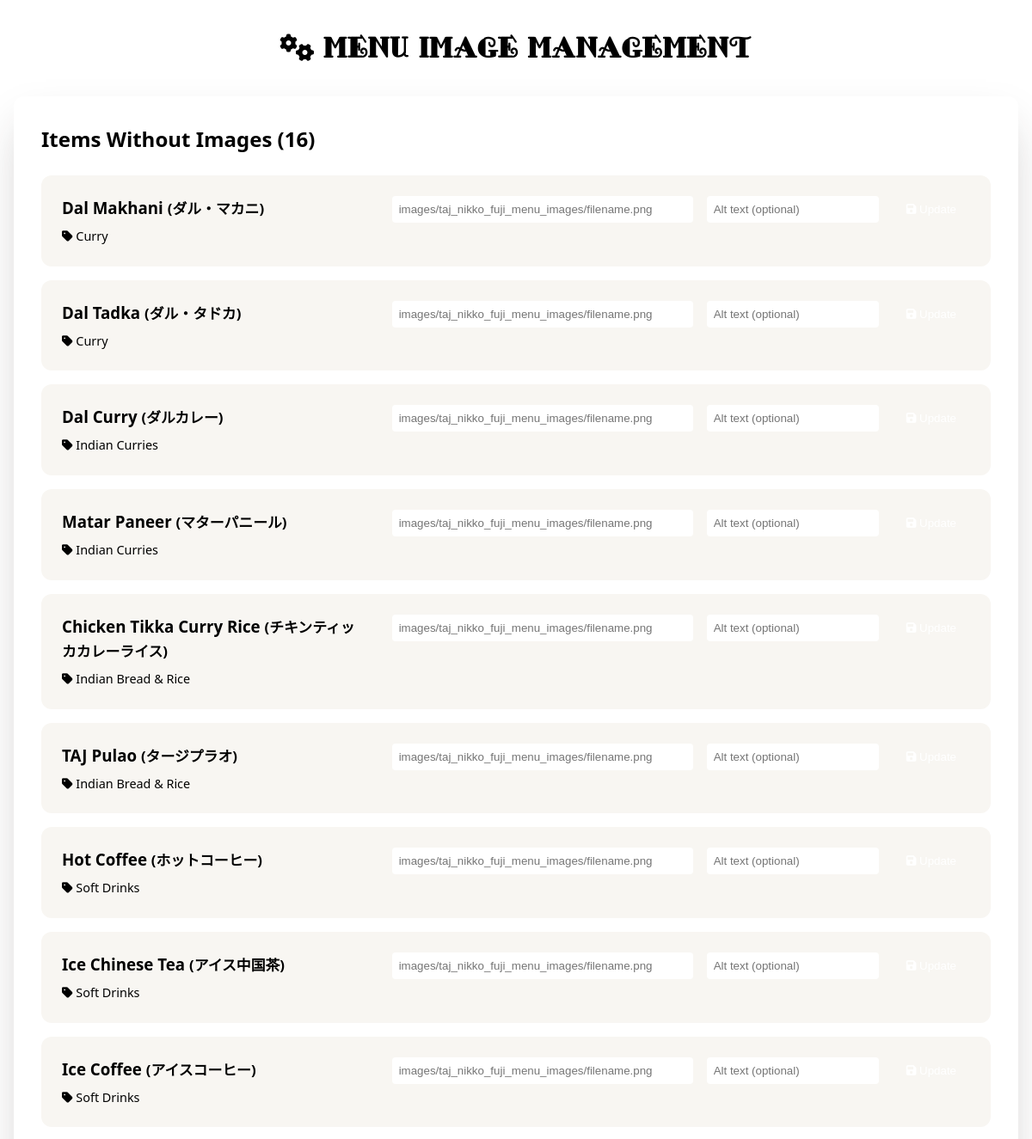
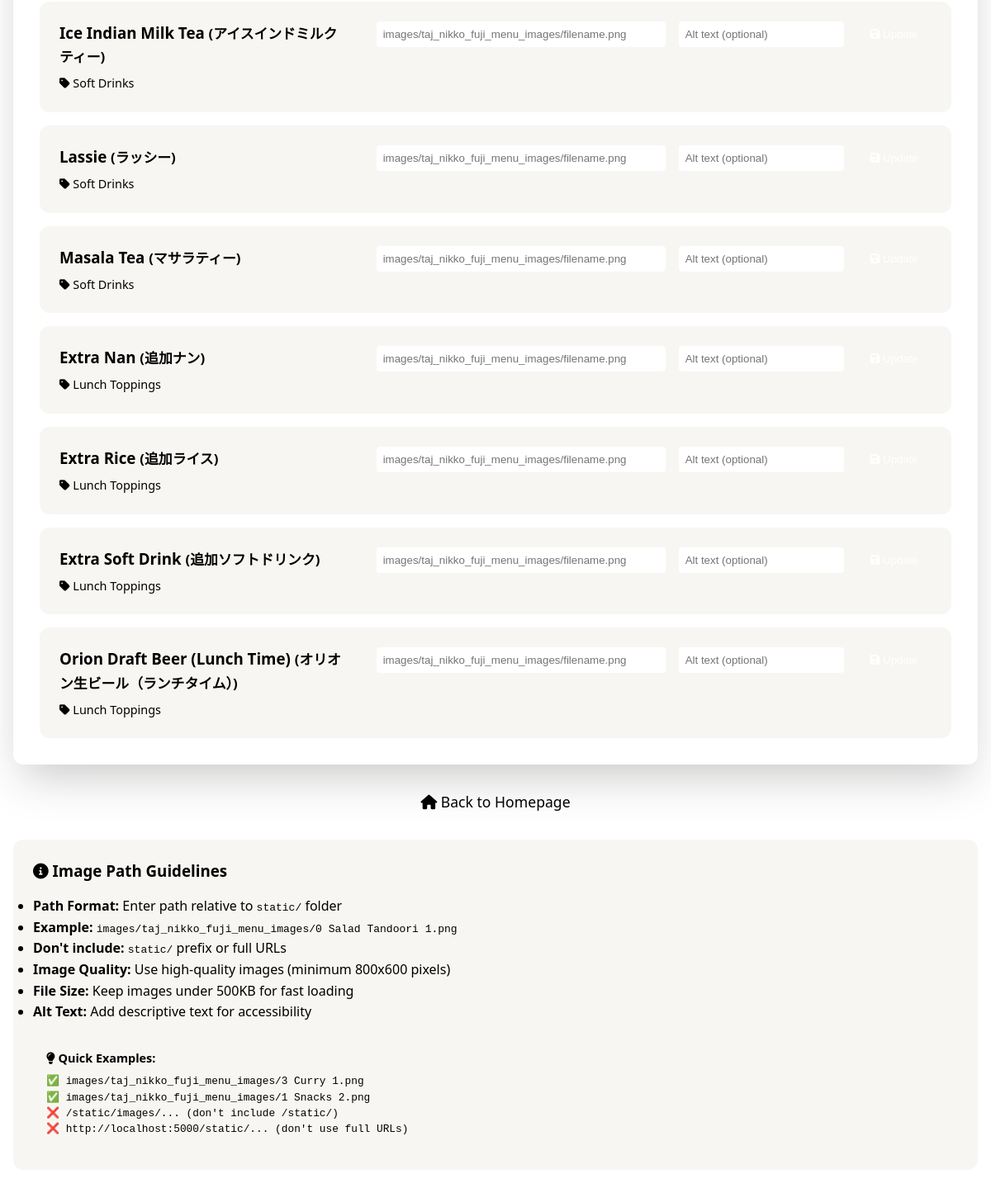
/admin/menu, run on the app's committed database (2 pictures, top to bottom).
### tables this page shows
CREATE TABLE menu_items (
                    id INTEGER PRIMARY KEY AUTOINCREMENT,
                    category_id INTEGER NOT NULL,
                    name_en TEXT NOT NULL,
                    name_jp TEXT NOT NULL,
                    description_en TEXT,
                    description_jp TEXT,
                    price INTEGER NOT NULL,
                    price_2p INTEGER,
                    price_4p INTEGER,
                    image_url TEXT,
                    image_alt TEXT,
                    is_available BOOLEAN DEFAULT 1,
                    is_spicy BOOLEAN DEFAULT 0,
                    spice_levels TEXT, -- JSON array of available spice levels
                    allergens TEXT, -- JSON array of allergens
                    dietary_tags TEXT, -- JSON array (vegetarian, vegan, halal, etc.)
                    sort_order INTEGER DEFAULT 0,
                    created_at TIMESTAMP DEFAULT CURRENT_TIMESTAMP,
                    updated_at TIMESTAMP DEFAULT CURRENT_TIMESTAMP,
                    FOREIGN KEY (category_id) REFERENCES categories(id)
                );

CREATE TABLE categories (
                    id INTEGER PRIMARY KEY AUTOINCREMENT,
                    name_en TEXT NOT NULL,
                    name_jp TEXT NOT NULL,
                    icon TEXT,
                    sort_order INTEGER DEFAULT 0,
                    created_at TIMESTAMP DEFAULT CURRENT_TIMESTAMP
                );

### app.py (the view)
@app.route('/admin/menu')
def admin_menu():
    items_without_images = db.get_items_without_images()
    return render_template('admin_menu.html', items=items_without_images)

### database.py (called while the page is built)
    def get_items_without_images(self) -> List[Dict]:
        with sqlite3.connect(self.db_path) as conn:
            conn.row_factory = sqlite3.Row
            cursor = conn.cursor()
            cursor.execute('''
                SELECT mi.id, mi.name_en, mi.name_jp, c.name_en as category_name
                FROM menu_items mi
                JOIN categories c ON mi.category_id = c.id
                WHERE mi.image_url IS NULL OR mi.image_url = ''
                ORDER BY c.sort_order, mi.name_en
            ''')
            return [dict(row) for row in cursor.fetchall()]

### templates/admin_menu.html (shortened to what this page needs)
<!DOCTYPE html>
<html lang="en">
<head>
    <link rel="stylesheet" href="{{ url_for('static', filename='css/style.css') }}">
    <link rel="stylesheet" href="https://cdnjs.cloudflare.com/ajax/libs/font-awesome/6.0.0/css/all.min.css">
</head>
<body>
    <div class="container" style="max-width: 1200px; margin: 2rem auto; padding: 0 1rem;">
        <h1 style="text-align: center; margin-bottom: 2rem; color: var(--accent);">
            <i class="fas fa-cogs"></i> Menu Image Management
        </h1>
        <div style="background: var(--card); padding: 2rem; border-radius: var(--radius); box-shadow: var(--shadow);">
            <h2 style="color: var(--accent); margin-bottom: 1.5rem;">Items Without Images ({{ items|length }})</h2>
            {% if items %}
            <div style="display: grid; gap: 1rem;">
                {% for item in items %}
                <div style="background: var(--bg-secondary); padding: 1.5rem; border-radius: var(--radius); border-left: 4px solid var(--accent);">
                    <div style="display: flex; justify-content: space-between; align-items: flex-start; gap: 2rem;">
                        <div style="flex: 1;">
                            <h3 style="color: var(--accent); margin: 0 0 0.5rem 0;">
                                {{ item.name_en }}
                                {% if item.name_jp %}
                                    <span style="color: var(--text-secondary); font-size: 0.9em;">({{ item.name_jp }})</span>
                                {% endif %}
                            </h3>
                            <p style="color: var(--text-secondary); margin: 0; font-size: 0.9rem;">
                                <i class="fas fa-tag"></i> {{ item.category_name }}
                            </p>
                        </div>
                        <form method="POST" action="{{ url_for('update_menu_image', item_id=item.id) }}" style="display: flex; gap: 1rem; align-items: center; flex-wrap: wrap;">
                            <input
                                type="text"
                                name="image_url"
                                placeholder="images/taj_nikko_fuji_menu_images/filename.png"
                                required
                                style="padding: 0.5rem; border: 1px solid var(--muted); border-radius: 4px; min-width: 350px;"
                                title="Enter path relative to static folder (e.g., images/taj_nikko_fuji_menu_images/filename.png)"
                            >
                            <input
                                type="text"
                                name="image_alt"
                                placeholder="Alt text (optional)"
                                style="padding: 0.5rem; border: 1px solid var(--muted); border-radius: 4px; min-width: 200px;"
                            >
                            <button
                                type="submit"
                                style="background: var(--accent); color: white; padding: 0.5rem 1rem; border: none; border-radius: 4px; cursor: pointer; transition: background 0.3s;"
                                onmouseover="this.style.background='var(--primary)'"
                                onmouseout="this.style.background='var(--accent)'"
                            >
                                <i class="fas fa-save"></i> Update
                            </button>
                        </form>
                    </div>
                </div>
                {% endfor %}
            </div>
            {% else %}
            <div style="text-align: center; padding: 3rem; color: var(--text-secondary);">
                <i class="fas fa-check-circle" style="font-size: 3rem; color: var(--accent); margin-bottom: 1rem;"></i>
                <h3>All menu items have images!</h3>
                <p>Every menu item now has an associated image.</p>
            </div>
            {% endif %}
        </div>
        <div style="text-align: center; margin-top: 2rem;">
            <a href="{{ url_for('homepage') }}" style="color: var(--accent); text-decoration: none; font-size: 1.1rem;">
                <i class="fas fa-home"></i> Back to Homepage
            </a>
        </div>
        <div style="background: var(--bg-secondary); padding: 1.5rem; border-radius: var(--radius); margin-top: 2rem;">
            <h3 style="color: var(--accent); margin-bottom: 1rem;">
                <i class="fas fa-info-circle"></i> Image Path Guidelines
            </h3>
            <ul style="color: var(--text-secondary); line-height: 1.6;">
                <li><strong>Path Format:</strong> Enter path relative to <code>static/</code> folder</li>
                <li><strong>Example:</strong> <code>images/taj_nikko_fuji_menu_images/0 Salad Tandoori 1.png</code></li>
                <li><strong>Don't include:</strong> <code>static/</code> prefix or full URLs</li>
                <li><strong>Image Quality:</strong> Use high-quality images (minimum 800x600 pixels)</li>
                <li><strong>File Size:</strong> Keep images under 500KB for fast loading</li>
                <li><strong>Alt Text:</strong> Add descriptive text for accessibility</li>
            </ul>
            <div style="background: var(--card); padding: 1rem; border-radius: 8px; margin-top: 1rem;">
                <h4 style="color: var(--accent); margin: 0 0 0.5rem 0; font-size: 0.9rem;">
                    <i class="fas fa-lightbulb"></i> Quick Examples:
                </h4>
                <div style="font-family: monospace; font-size: 0.8rem; color: var(--text);">
                    <div>✅ <code>images/taj_nikko_fuji_menu_images/3 Curry 1.png</code></div>
                    <div>✅ <code>images/taj_nikko_fuji_menu_images/1 Snacks 2.png</code></div>
                    <div>❌ <code>/static/images/...</code> (don't include /static/)</div>
                    <div>❌ <code>http://localhost:5000/static/...</code> (don't use full URLs)</div>
                </div>
            </div>
        </div>
    </div>
</body>
</html>

### data on the page
menu_items: name_en "Dal Makhani", name_jp "ダル・マカニ", category_name "Curry"
menu_items: name_en "Dal Tadka", name_jp "ダル・タドカ", category_name "Curry"
menu_items: name_en "Dal Curry", name_jp "ダルカレー", category_name "Indian Curries"
menu_items: name_en "Matar Paneer", name_jp "マターパニール", category_name "Indian Curries"
menu_items: name_en "Chicken Tikka Curry Rice", name_jp "チキンティッカカレーライス", category_name "Indian Bread & Rice"
menu_items: name_en "TAJ Pulao", name_jp "タージプラオ", category_name "Indian Bread & Rice"
menu_items: name_en "Hot Coffee", name_jp "ホットコーヒー", category_name "Soft Drinks"
menu_items: name_en "Ice Chinese Tea", name_jp "アイス中国茶", category_name "Soft Drinks"
menu_items: name_en "Ice Coffee", name_jp "アイスコーヒー", category_name "Soft Drinks"
menu_items: name_en "Ice Indian Milk Tea", name_jp "アイスインドミルクティー", category_name "Soft Drinks"
menu_items: name_en "Lassie", name_jp "ラッシー", category_name "Soft Drinks"
menu_items: name_en "Masala Tea", name_jp "マサラティー", category_name "Soft Drinks"
menu_items: name_en "Extra Nan", name_jp "追加ナン", category_name "Lunch Toppings"
menu_items: name_en "Extra Rice", name_jp "追加ライス", category_name "Lunch Toppings"
menu_items: name_en "Extra Soft Drink", name_jp "追加ソフトドリンク", category_name "Lunch Toppings"
menu_items: name_en "Orion Draft Beer (Lunch Time)", name_jp "オリオン生ビール（ランチタイム）", category_name "Lunch Toppings"

### other printed values
{{ items|length }} "16"
